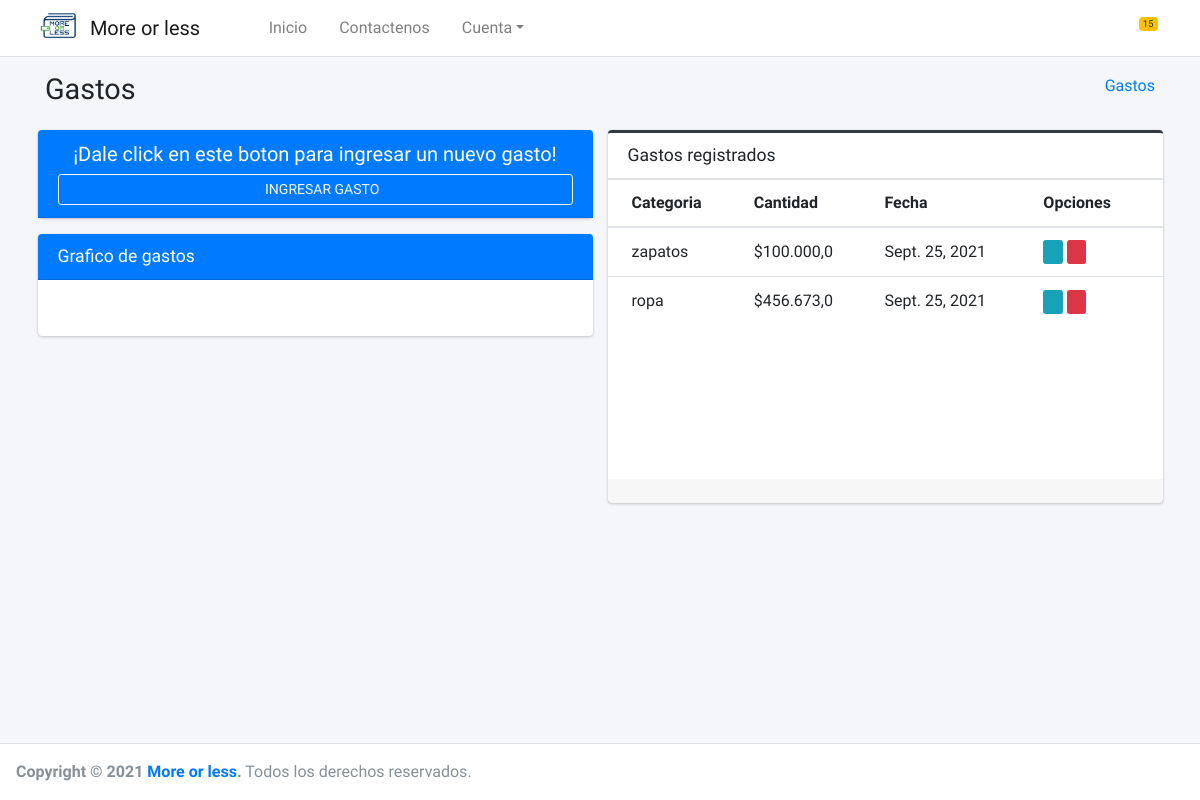
Page /gastos/ (signed in) on the earlier database version.
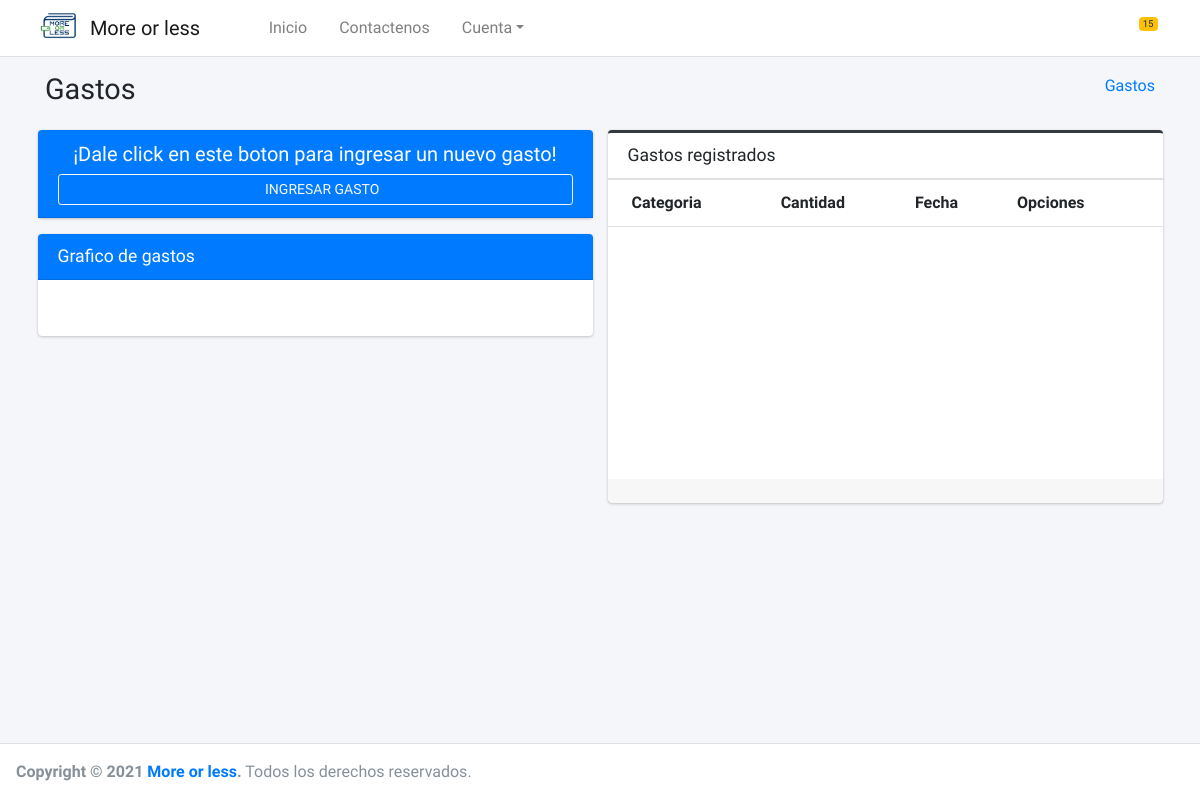
Same page on the later database version.
### core/gastos/models.py (models this page shows, shortened)
class Gastos(BaseModel):
    date = models.DateField(auto_now=True, verbose_name='Fecha de registro')
    amount = models.FloatField('Monto', blank=True, default=None, null=True)
    category = models.ForeignKey(Categoria, blank=True, null=True, on_delete=models.CASCADE)
    class Meta:
        verbose_name = 'Gasto'
        verbose_name_plural = 'Gastos'
        db_table = 'gastos'
        ordering = ['id']

### core/categorias/models.py (models this page shows, shortened)
class Categoria(BaseModel):
    category = models.CharField(max_length=50, verbose_name='Categoria')
    def __str__(self):
        return self.category
    class Meta:
        verbose_name = 'Categoria'
        verbose_name_plural = 'Categorias'
        db_table = 'categoria'
        ordering = ['id']

### core/gastos/views.py (the view, shortened to what this page needs)
# urls.py: path('gastos/', GastosListView.as_view(), name='gastos'),
class GastosListView(ListView):
    model = Gastos
    template_name = 'gastos.html'
    def get_queryset(self):
        user = self.request.user
        return super().get_queryset().filter(user_creation_id=user)
    @method_decorator(login_required)
    @method_decorator(csrf_exempt)
    def dispatch(self, request, *args, **kwargs):
        return super().dispatch(request, *args, **kwargs)
    def obtener_reporte_gastos_sem(self):
        year = datetime.now().year
        month = datetime.now().month
        user = self.request.user
        date = datetime.now().today()
        start_week = date - timedelta(date.weekday())
        end_week = start_week + timedelta(7)
        data = []
        for w in range(1, 8):
            dict_data = Gastos.objects.filter(user_creation= user,date__year=year, date__month=month,
                                              date__range=[start_week, end_week], date__week_day=w).aggregate(
                Sum('amount', output_field=FloatField()))
            if (dict_data['amount__sum'] == None):
                data.append(0)
            else:
                data.append(float(dict_data['amount__sum']))
        return data
    def get_context_data(self, **kwargs):
        context = super().get_context_data(**kwargs)
        context['reporte_gastos_sem'] = self.obtener_reporte_gastos_sem()
        context['title'] = 'Gastos registrados'
        return context

### core/registro/models.py (called while the page is built)
    def get_image(self):
        if self.image:
            return "{}{}".format(MEDIA_URL, self.image)
        return "{}{}".format(STATIC_URL, 'img/imagen-perfil-sin-foto.png')

### core/gastos/templates/gastos.html (shortened to what this page needs)
{% extends 'body.html' %}
{% load static %}
{% block content %}
    <div class="content-wrapper">
        <div class="content-header">
            <div class="container">
                <div class="container-fluid">
                    <div class="row mb-2">
                        <div class="col-sm-6">
                            <h1 class="m-0">Gastos</h1>
                        </div>
                        <div class="col-sm-6">
                            <ol class="breadcrumb float-sm-right">
                                <li class="breadcrumb-item"><a href="{% url 'add' %}">Gastos</a></li>
                            </ol>
                        </div>
                    </div>
                </div>
            </div>
        </div>
        <section class="content">
            <div class="container">
                <div class="row">
                    <div class="col-12 col-sm-12 col-lg-6">
                        <div class="card card-primary">
                            <div class="card-header">
                                <h5 class="text-center">¡Dale click en este boton para ingresar un nuevo gasto!</h5>
                                <a href="{% url 'add' %}">
                                    <button type="button" class="btn btn-outline-light btn-block btn-sm"><i
                                            class="fa fa-plus"></i> INGRESAR GASTO
                                    </button>
                                </a>
                            </div>
                        </div>
                        <div class="card card-primary">
                            <div class="card-header">
                                <h3 class="card-title">Grafico de gastos</h3>
                            </div>
                            <div class="card-body">
                            </div>
                        </div>
                    </div>
                    <div class="col-md-6">
                        {% include 'list_gastos.html' %}
                    </div>
                </div>
            </div>
        </section>
    </div>
{% endblock %}

### core/gastos/templates/list_gastos.html
{% extends 'list.html' %}
{% load humanize %}
{% block columns %}
    <tr>
        <th>Categoria</th>
        <th>Cantidad</th>
        <th>Fecha</th>
        <th>Opciones</th>
    </tr>
{% endblock %}
{% block rows %}
    {% for c in object_list %}
        <tr>
            <td>{{ c.category }}</td>
            <td>${{ c.amount|intcomma }}</td>
            <td>{{ c.date }}</td>
            <td>
                <a href="{% url 'editGast' c.id %}" class="btn btn-info btn-xs"><i class="fas fa-edit"></i>
                </a>
                <a href="{% url 'deleteGast' c.id %}" class="btn btn-danger btn-xs"><i
                        class="fas fa-trash-alt"></i>
                </a>
            </td>
        </tr>
    {% endfor %}
{% endblock %}

Differences in the rows shown:
removed Gastos: category "zapatos", amount "100.000,0", date "Sept. 25, 2021"
removed Gastos: category "ropa", amount "456.673,0", date "Sept. 25, 2021"
